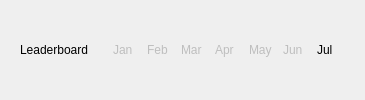
        <widget class="QWidget" name="widget_3" native="true">
         <layout class="QHBoxLayout" name="horizontalLayout_8">
          <item>
           <widget class="QWidget" name="widget_18" native="true">
            <layout class="QVBoxLayout" name="verticalLayout_4">
             <item>
              <widget class="QLabel" name="label_16">
               <property name="styleSheet">
                <string notr="true">font: 700 24pt &quot;Segoe UI&quot;;
</string>
               </property>
               <property name="text">
                <string>Leaderboard</string>
               </property>
              </widget>
             </item>
            </layout>
           </widget>
          </item>
          <item>
           <widget class="QWidget" name="widget_19" native="true">
            <property name="minimumSize">
             <size>
              <width>250</width>
              <height>0</height>
             </size>
            </property>
            <property name="maximumSize">
             <size>
              <width>250</width>
              <height>16777215</height>
             </size>
            </property>
            <layout class="QHBoxLayout" name="horizontalLayout_9">
             <item>
              <widget class="QLabel" name="label_17">
               <property name="enabled">
                <bool>false</bool>
               </property>
               <property name="styleSheet">
                <string notr="true">font: 700 9pt &quot;Segoe UI&quot;;
</string>
               </property>
               <property name="text">
                <string>Jan</string>
               </property>
              </widget>
             </item>
             <item>
              <widget class="QLabel" name="label_18">
               <property name="enabled">
                <bool>false</bool>
               </property>
               <property name="styleSheet">
                <string notr="true">font: 700 9pt &quot;Segoe UI&quot;;
</string>
               </property>
               <property name="text">
                <string>Feb</string>
               </property>
              </widget>
             </item>
             <item>
              <widget class="QLabel" name="label_19">
               <property name="enabled">
                <bool>false</bool>
               </property>
               <property name="styleSheet">
                <string notr="true">font: 700 9pt &quot;Segoe UI&quot;;
</string>
               </property>
               <property name="text">
                <string>Mar</string>
               </property>
              </widget>
             </item>
             <item>
              <widget class="QLabel" name="label_20">
               <property name="enabled">
                <bool>false</bool>
               </property>
               <property name="styleSheet">
                <string notr="true">font: 700 9pt &quot;Segoe UI&quot;;
</string>
               </property>
               <property name="text">
                <string>Apr</string>
               </property>
              </widget>
             </item>
             <item>
              <widget class="QLabel" name="label_22">
               <property name="enabled">
                <bool>false</bool>
               </property>
               <property name="styleSheet">
                <string notr="true">font: 700 9pt &quot;Segoe UI&quot;;
</string>
               </property>
               <property name="text">
                <string>May</string>
               </property>
              </widget>
             </item>
             <item>
              <widget class="QLabel" name="label_21">
               <property name="enabled">
                <bool>false</bool>
               </property>
               <property name="styleSheet">
                <string notr="true">font: 700 9pt &quot;Segoe UI&quot;;
</string>
               </property>
               <property name="text">
                <string>Jun</string>
               </property>
              </widget>
             </item>
             <item>
              <widget class="QLabel" name="label_23">
               <property name="styleSheet">
                <string notr="true">font: 700 9pt &quot;Segoe UI&quot;;
</string>
               </property>
               <property name="text">
                <string>Jul</string>
               </property>
              </widget>
             </item>
            </layout>
           </widget>
          </item>
         </layout>
        </widget>
